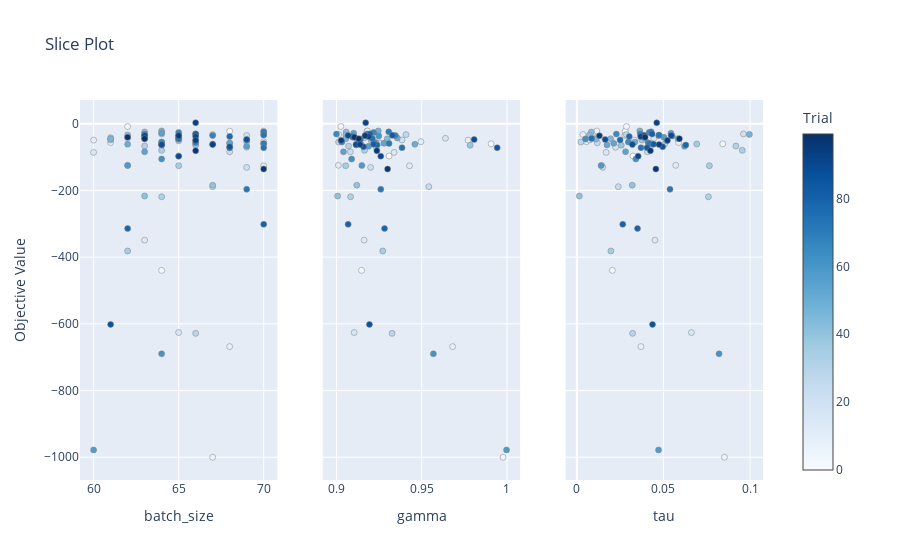

Notebook code for this chart:
### Code cell
fig = optuna.visualization.plot_slice(double_study)
fig.write_html('figures/slice.html')
fig.write_image('figures/slice.png')
fig
